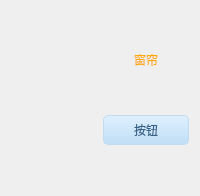
    <widget class="QFrame" name="frame4">
     <property name="styleSheet">
      <string notr="true">QFrame #frameFourth
{
background:transparent;border:1px solid white;
}</string>
     </property>
     <layout class="QGridLayout" name="gridLayout_6">
      <item row="0" column="1">
       <spacer name="verticalSpacer_16">
        <property name="orientation">
         <enum>Qt::Vertical</enum>
        </property>
        <property name="sizeHint" stdset="0">
         <size>
          <width>20</width>
          <height>40</height>
         </size>
        </property>
       </spacer>
      </item>
      <item row="2" column="1">
       <spacer name="verticalSpacer_17">
        <property name="orientation">
         <enum>Qt::Vertical</enum>
        </property>
        <property name="sizeHint" stdset="0">
         <size>
          <width>20</width>
          <height>40</height>
         </size>
        </property>
       </spacer>
      </item>
      <item row="1" column="0" rowspan="3">
       <widget class="QLabel" name="window">
        <property name="minimumSize">
         <size>
          <width>80</width>
          <height>80</height>
         </size>
        </property>
        <property name="maximumSize">
         <size>
          <width>180</width>
          <height>200</height>
         </size>
        </property>
        <property name="text">
         <string/>
        </property>
        <property name="pixmap">
         <pixmap resource="../../../map.qrc">:/res/Baidu_JS/LOGO_BLACK/窗户-开.png</pixmap>
        </property>
        <property name="scaledContents">
         <bool>true</bool>
        </property>
       </widget>
      </item>
      <item row="1" column="1" alignment="Qt::AlignHCenter">
       <widget class="QLabel" name="label_8">
        <property name="styleSheet">
         <string notr="true">font: 12pt &quot;迷你简行楷碑&quot;;
color: rgb(255, 170, 0);</string>
        </property>
        <property name="text">
         <string>窗帘</string>
        </property>
       </widget>
      </item>
      <item row="3" column="1">
       <widget class="QPushButton" name="WindowSwitch">
        <property name="sizePolicy">
         <sizepolicy hsizetype="Preferred" vsizetype="Preferred">
          <horstretch>0</horstretch>
          <verstretch>0</verstretch>
         </sizepolicy>
        </property>
        <property name="minimumSize">
         <size>
          <width>50</width>
          <height>27</height>
         </size>
        </property>
        <property name="maximumSize">
         <size>
          <width>150</width>
          <height>90</height>
         </size>
        </property>
        <property name="styleSheet">
         <string notr="true">QPushButton,.QToolButton{
border-style:none;
border:1px solid #C0DCF2;
color:#386487;
padding:5px;
min-height:15px;
border-radius:5px;
background:qlineargradient(spread:pad,x1:0,y1:0,x2:0,y2:1,stop:0 #DEF0FE,stop:1 #C0DEF6);
font: 10pt &quot;迷你简小标宋&quot;;
}

QPushButton:hover,.QToolButton:hover{
background:qlineargradient(spread:pad,x1:0,y1:0,x2:0,y2:1,stop:0 #F2F9FF,stop:1 #DAEFFF);
}

QPushButton:pressed,.QToolButton:pressed{
background:qlineargradient(spread:pad,x1:0,y1:0,x2:0,y2:1,stop:0 #DEF0FE,stop:1 #C0DEF6);
}</string>
        </property>
        <property name="text">
         <string>按钮</string>
        </property>
       </widget>
      </item>
      <item row="4" column="1">
       <spacer name="verticalSpacer_18">
        <property name="orientation">
         <enum>Qt::Vertical</enum>
        </property>
        <property name="sizeHint" stdset="0">
         <size>
          <width>20</width>
          <height>40</height>
         </size>
        </property>
       </spacer>
      </item>
     </layout>
    </widget>
